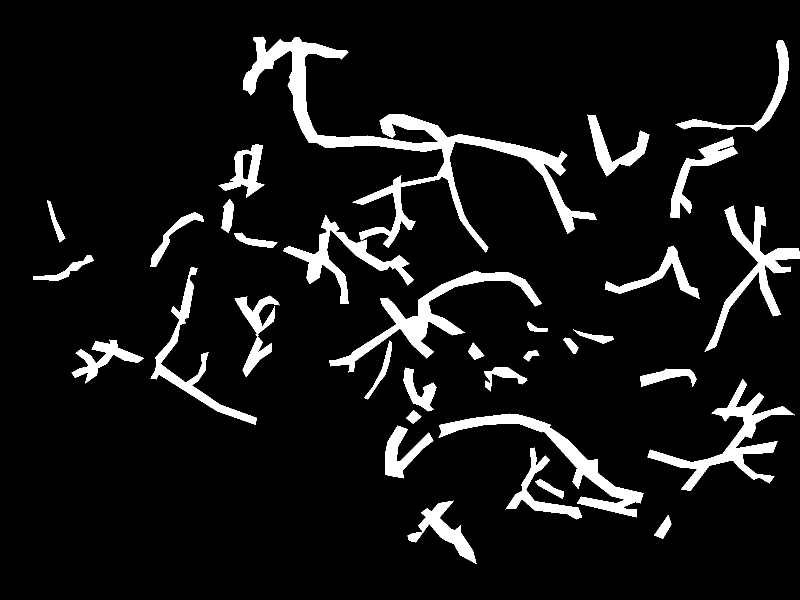
#> input picture Model/Crop_Segmentation/Morphology/3691716968414_-pic_jpg.rf.b8f9d2f1e596dfce7d2b80ec8dc044a5.png, 1600 x 1200 px, found by its file name (shown at 1/2 size)
$ python adaptFilterDirection_PIL.py
#> lines starting #> are read from the running program, lines starting #| are printed output that depends on the picture; after the words box and inside, x2 and y2 are one past the last pixel; in counts of white or black regions, pixels touching at a corner belong together
from PIL import Image, ImageDraw
import numpy as np
from tqdm import tqdm

# 读取图像
origin_image = Image.open('/Users/shijunshen/Documents/Code/PycharmProjects/Smart-Farm/Model/Crop_Segmentation/Morphology/3691716968414_-pic_jpg.rf.b8f9d2f1e596dfce7d2b80ec8dc044a5.png').convert('L')
#> origin_image: PIL image 1600x1200 L; 8.3% white; 34 white regions, largest, box (x1, y1, x2, y2) and area: (487, 73, 1193, 505) 35633, (659, 541, 1084, 745) 13077, (877, 827, 1287, 1035) 12265

# image_size -> (240, 320)
image = origin_image.resize((320, 240))
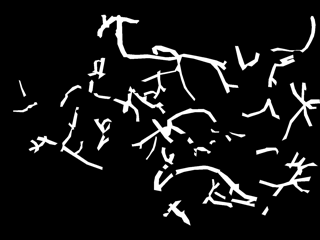
#> image: PIL image 320x240 L; min 0, max 255, mean 21.3
image_pixels = image.load()

image_copy = image.copy().convert('RGB')
image_draw = ImageDraw.Draw(image_copy)

# 定义参数
# center_pixel = (106, 140)  # 中心像素点的坐标 (i, j)
segment_length = 20  # 线段长度
orientation_step = 5  # 方向间隔（步长）
num_filters = 36  # 滤波器数量
flag = 0

for i in tqdm(range(0, image.size[0], 10)):
    for j in range(0, image.size[1], 10):
        if image_pixels[i, j] == 0:
            continue
        center_pixel = (i, j)
        # 计算每个方向上线段的平均灰度值
        average_gray_levels = []

        for angle in range(0, 180, orientation_step):
            # 计算线段的起始和结束点坐标
            start_point = (center_pixel[0], center_pixel[1] - int(segment_length / 2))
            end_point = (center_pixel[0], center_pixel[1] + int(segment_length / 2))

            # 创建线段
            rotated_image = image.rotate(angle, center=center_pixel)
            rotated_image_pixels = rotated_image.load()
            segment = []
            for i in range(max(0, start_point[1]), min(image.size[1]-1, end_point[1])):
                segment.append(rotated_image_pixels[center_pixel[0], i])
            # print(image[center_pixel[1]][center_pixel[0]], rotated_image[center_pixel[1]][center_pixel[0]])

            # 计算线段上的平均灰度值
            average_gray_level = np.mean(segment)
            average_gray_levels.append(average_gray_level)

        max_gray_level = max(average_gray_levels)
        angle = 5 * average_gray_levels.index(max_gray_level)
        print('方向角度', angle)

        # 在原图上绘制直线 画图横纵坐标要倒转
        line_length = segment_length  # 直线长度
        line_angle = np.deg2rad(angle)  # 将角度转换为弧度
        # line_angle = np.deg2rad(0)  # 将角度转换为弧度
        line_endpoint_x = int(center_pixel[0] + line_length * np.sin(line_angle))
        line_endpoint_y = int(center_pixel[1] - line_length * np.cos(line_angle))
        start_point = center_pixel
        end_point = (line_endpoint_x, line_endpoint_y)
        # 绘制直线
        image_draw.line((start_point, end_point), fill=(0, 0, 256), width=1)

# 显示结果图像
image_copy.show()
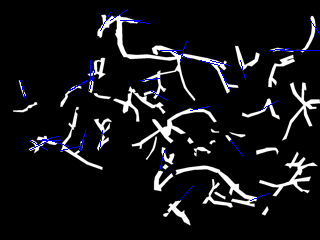
#> shown: PIL image 320x240 RGB; mean R, G, B 20.1, 20.1, 22.4
# cv2.imshow("Image with Line and Center Point", image_draw)
# cv2.waitKey(0)
# cv2.destroyAllWindows()
